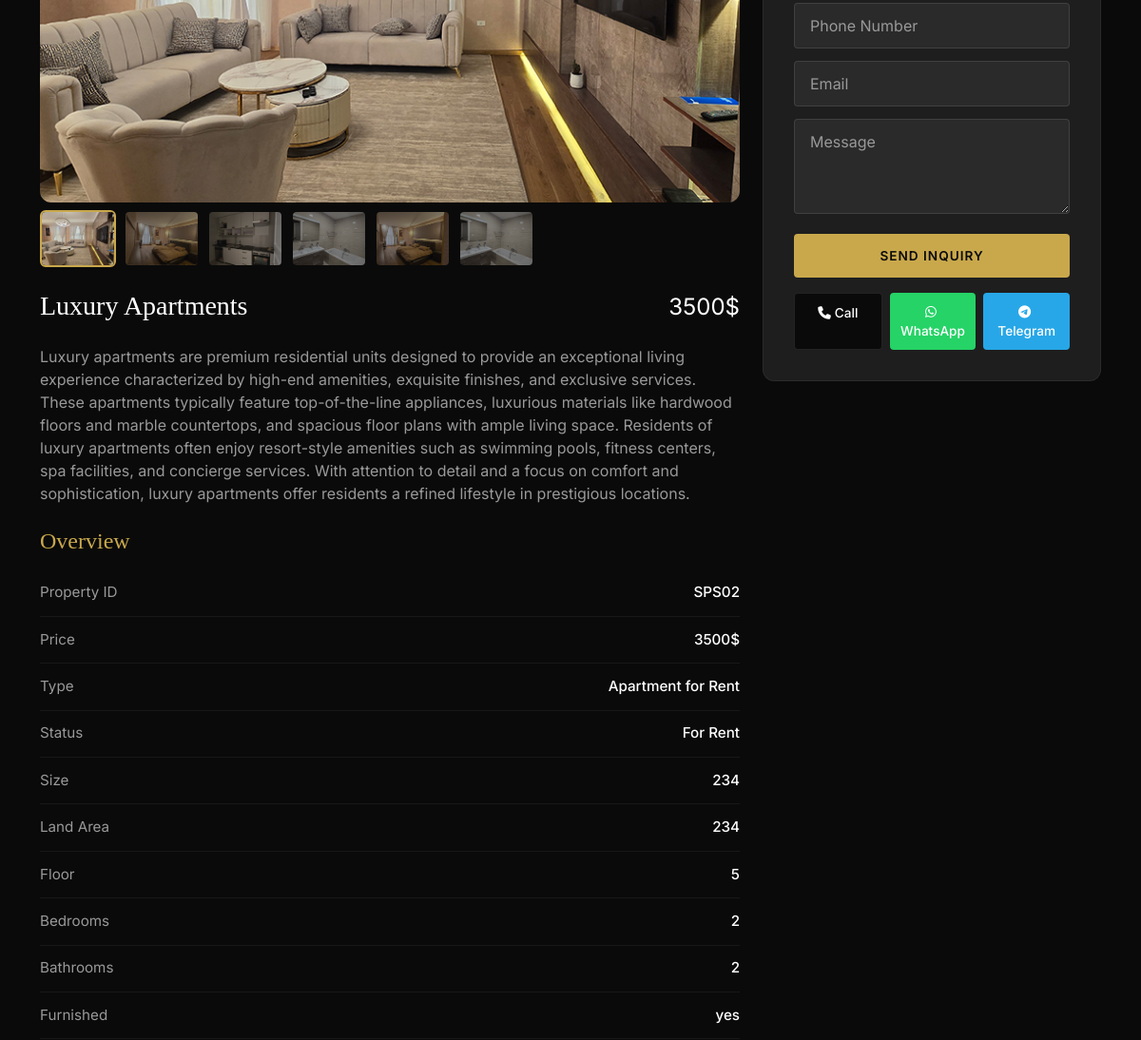
The app's page /properties/luxury-apartments (middle part), older data.
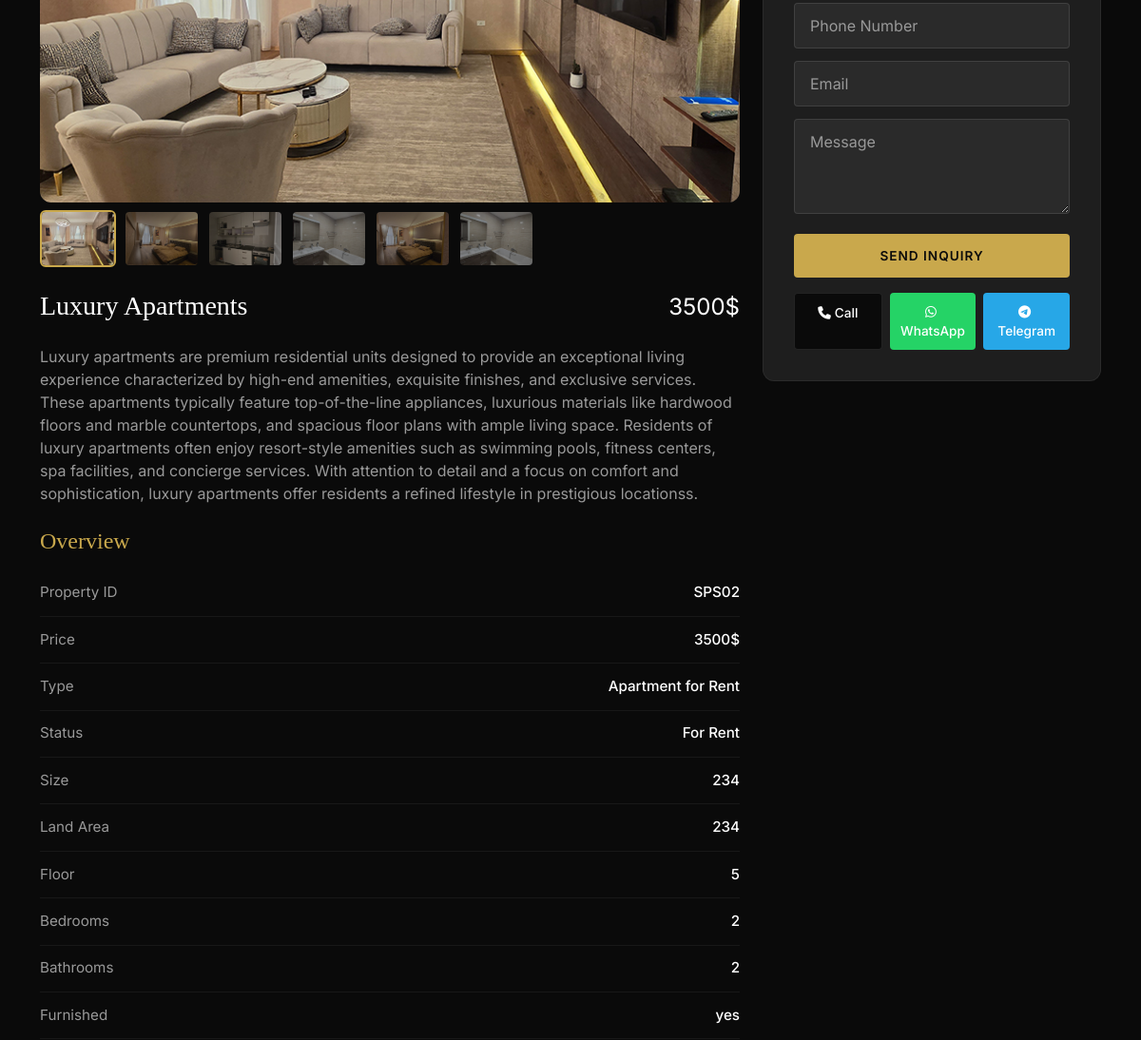
The same page, newer data.
### signatureapp/models.py (models this page shows, shortened)
class propertys(models.Model):
    STATUS= [
        ('For Sale','For Sale'),
        ('For Rent','For Rent'),
    ]
    property_id = models.CharField(max_length=20, unique=True, blank=True, null=True)
    property_title= models.CharField(max_length=600, blank=True)
    slug= models.SlugField(unique=True, null=False)
    price = models.CharField(max_length=100,blank=True)
    price_amount   = models.IntegerField(null=True, blank=True, help_text="Numeric price value, parsed from price text")
    price_currency = models.CharField(max_length=8, blank=True, default='', help_text="ETB, USD, or empty")
    property_types = models.ForeignKey(catagory, on_delete=models.PROTECT)
    agent = models.ForeignKey(egent, on_delete=models.PROTECT,blank=True,null=True )
    facilitie = models.ManyToManyField(facilities )
    property_location= models.CharField(max_length=100,blank=True)
    property_size =models.IntegerField()
    property_area =models.IntegerField()
    property_status = models.CharField(max_length=100, choices=STATUS,default='draft')
    property_floor =models.IntegerField()
    bedrooms= models.CharField(max_length=100,blank=True)
    bathrooms= models.CharField(max_length=100,blank=True)
    furnished= models.CharField(max_length=100,blank=True)
    property_short_discription= models.TextField(blank=True)
    main_image = models.ImageField(upload_to ='products', blank=True)
    slide_1 = models.ImageField(upload_to ='products', blank=True)
    slide_2 = models.ImageField(upload_to ='products', blank=True)
    slide_3 = models.ImageField(upload_to ='products', blank=True)
    slide_4 = models.ImageField(upload_to ='products', blank=True)
    slide_5 = models.ImageField(upload_to ='products', blank=True)
    slide_6 = models.ImageField(upload_to ='products', blank=True)
    video_link=models.URLField(max_length=600, blank=True)
    last_update = models.DateTimeField(auto_now=True)
    class Meta:
        verbose_name =("propertys")
        verbose_name_plural =("Propertys")
    def _property_type_name(self):
        if not self.property_types_id:
            return ""
        return (self.property_types.catagorys or "").lower()
    @staticmethod
    def _has_display_value(value):
        if value is None:
            return False
        text = str(value).strip()
        return bool(text) and text.lower() not in {"0", "no", "none", "n/a", "na"}
    def is_land_listing(self):
        return "land" in self._property_type_name()
    def is_residential_listing(self):
        property_type = self._property_type_name()
        return any(
            keyword in property_type
            for keyword in ("apartment", "house", "villa", "penthouse", "condo")
        )
    def card_specs(self):
        if self.is_land_listing():
            specs = [
                ("fas fa-ruler-combined", "Land Area", self.property_area),
                ("fas fa-expand-arrows-alt", "Size", self.property_size),
            ]
        elif self.is_residential_listing():
            specs = [
                ("fas fa-bed", "Beds", self.bedrooms),
                ("fas fa-bath", "Baths", self.bathrooms),
            ]
        else:
            specs = [
                ("fas fa-expand-arrows-alt", "Size", self.property_size),
                ("fas fa-building", "Floor", self.property_floor),
            ]
        return [
            {"icon": icon, "label": label, "value": value}
            for icon, label, value in specs
            if self._has_display_value(value)
        ]
    def overview_specs(self):
        specs = [
            ("Property ID", self.property_id),
            ("Price", self.price),
            ("Type", self.property_types),
            ("Status", self.property_status),
        ]
        if self.is_land_listing():
            specs.extend([
                ("Land Area", self.property_area),
                ("Size", self.property_size),
            ])
        elif self.is_residential_listing():
            specs.extend([
                ("Size", self.property_size),
                ("Land Area", self.property_area),
                ("Floor", self.property_floor),
                ("Bedrooms", self.bedrooms),
                ("Bathrooms", self.bathrooms),
                ("Furnished", self.furnished),
            ])
        return [
            {"label": label, "value": value}
            for label, value in specs
            if self._has_display_value(value)
        ]

### signatureapp/views.py (the view)
# urls.py: path('properties/<slug:slug>', views.properties_detail, name='properties-detail'),
def properties_detail(request, slug):
    pro = propertys.objects.select_related("property_types").get(slug=slug)
    propertyss = propertys.objects.select_related("property_types").all().order_by("-id")[:3]
    contacts = contact.objects.all()
    contactss = contacts.last()
    description = pro.property_short_discription or f"{pro.property_title} in {pro.property_location}. View price, location, and property details from Signature Property Solutions."
    image_url = absolute_url(pro.main_image.url) if pro.main_image else ""
    context = {
        "pro": pro,
        "propertyss": propertyss,
        "contactss": contactss,
        "categories": catagory.objects.all(),
        "seo": build_seo(request, pro.property_title, description, image_url),
        "schema_json": property_schema(pro),
    }
    return render(request, "apartment-single.html", context)

### signatureapp/models.py (called while the page is built)
    def __str__(self):
        return self.catagorys

### signatureapp/views.py (called while the page is built)
def absolute_url(path):
    return f"{settings.SITE_URL}{path}"

def build_seo(request, title, description=DEFAULT_SEO_DESCRIPTION, image_url=""):
    canonical_url = absolute_url(request.path)
    return {
        "site_name": settings.SITE_NAME,
        "title": f"{title} | {settings.SITE_NAME}",
        "description": description,
        "canonical_url": canonical_url,
        "image_url": image_url,
    }

### template/apartment-single.html (shortened to what this page needs)
{% extends 'layouts/master.html' %}
{% block content %}
{% load static %}
<section class="lux-section lux-section-dark">
  <div class="container">
    <div class="row g-4">
      <div class="col-lg-8">
        <div class="lux-gallery mb-4">
          <img id="mainImg" src="{{ pro.main_image.url }}" alt="{{ pro.property_title }}">
          <div class="lux-gallery-thumbs">
            <img src="{{ pro.main_image.url }}" alt="thumb" class="active" onclick="document.getElementById('mainImg').src=this.src; document.querySelectorAll('.lux-gallery-thumbs img').forEach(i=>i.classList.remove('active')); this.classList.add('active');">
            {% if pro.slide_1 %}<img src="{{ pro.slide_1.url }}" alt="thumb" onclick="document.getElementById('mainImg').src=this.src; document.querySelectorAll('.lux-gallery-thumbs img').forEach(i=>i.classList.remove('active')); this.classList.add('active');">{% endif %}
            {% if pro.slide_2 %}<img src="{{ pro.slide_2.url }}" alt="thumb" onclick="document.getElementById('mainImg').src=this.src; document.querySelectorAll('.lux-gallery-thumbs img').forEach(i=>i.classList.remove('active')); this.classList.add('active');">{% endif %}
            {% if pro.slide_3 %}<img src="{{ pro.slide_3.url }}" alt="thumb" onclick="document.getElementById('mainImg').src=this.src; document.querySelectorAll('.lux-gallery-thumbs img').forEach(i=>i.classList.remove('active')); this.classList.add('active');">{% endif %}
            {% if pro.slide_4 %}<img src="{{ pro.slide_4.url }}" alt="thumb" onclick="document.getElementById('mainImg').src=this.src; document.querySelectorAll('.lux-gallery-thumbs img').forEach(i=>i.classList.remove('active')); this.classList.add('active');">{% endif %}
            {% if pro.slide_5 %}<img src="{{ pro.slide_5.url }}" alt="thumb" onclick="document.getElementById('mainImg').src=this.src; document.querySelectorAll('.lux-gallery-thumbs img').forEach(i=>i.classList.remove('active')); this.classList.add('active');">{% endif %}
          </div>
        </div>
        <div class="d-flex justify-content-between align-items-start mb-3">
          <h3>{{ pro.property_title }}</h3>
          <span class="prop-price" style="font-size:1.5rem">{{ pro.price }}</span>
        </div>
        <p style="color:var(--gray)">{{ pro.property_short_discription }}</p>
        <h4 class="mt-4 mb-3" style="color:var(--gold)">Overview</h4>
        <table class="lux-overview-table">
          {% for spec in pro.overview_specs %}
          <tr><td>{{ spec.label }}</td><td>{{ spec.value }}</td></tr>
          {% endfor %}
        </table>
      </div>
      <div class="col-lg-4">
        <div class="lux-sidebar">
          <input type="tel" class="form-control" placeholder="Phone Number">
          <input type="email" class="form-control" placeholder="Email">
          <textarea class="form-control" placeholder="Message"></textarea>
          <button class="btn-gold w-100 mt-2">Send Inquiry</button>
          <div class="lux-contact-btn">
            <a href="tel:+251-960-226-666" class="btn-call"><i class="fas fa-phone me-1"></i>Call</a>
            <a href="https://api.whatsapp.com/send?phone=0960226666" class="btn-whatsapp"><i class="fab fa-whatsapp me-1"></i>WhatsApp</a>
            <a href="https://web.telegram.org/k/" class="btn-telegram"><i class="fab fa-telegram me-1"></i>Telegram</a>
          </div>
        </div>
      </div>
    </div>
  </div>
</section>
{% endblock %}

Row changes from the older to the newer data that the page shows:
changed propertys "Luxury Apartments": property_short_discription "…refined lifestyle in prestigious locations." → "…refined lifestyle in prestigious locationss."
